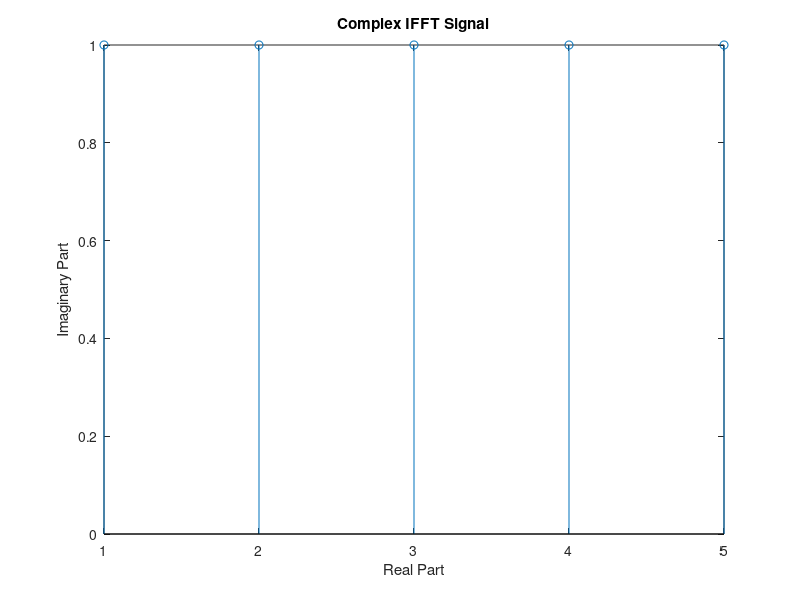

This figure's MATLAB source:
%compute of ifft or idft signals
clc;
clear;
x = input('Enter the sequence: '); % Example: [1 2 3 4]
n = input('Enter the length of the sequence (for zero-padding): '); % Example: 8
z = ifft(x, n); % Compute the Inverse FFT
figure;
stem(z);
xlabel('Real Part');
ylabel('Imaginary Part');
title('Complex IFFT Signal');
display(z);
